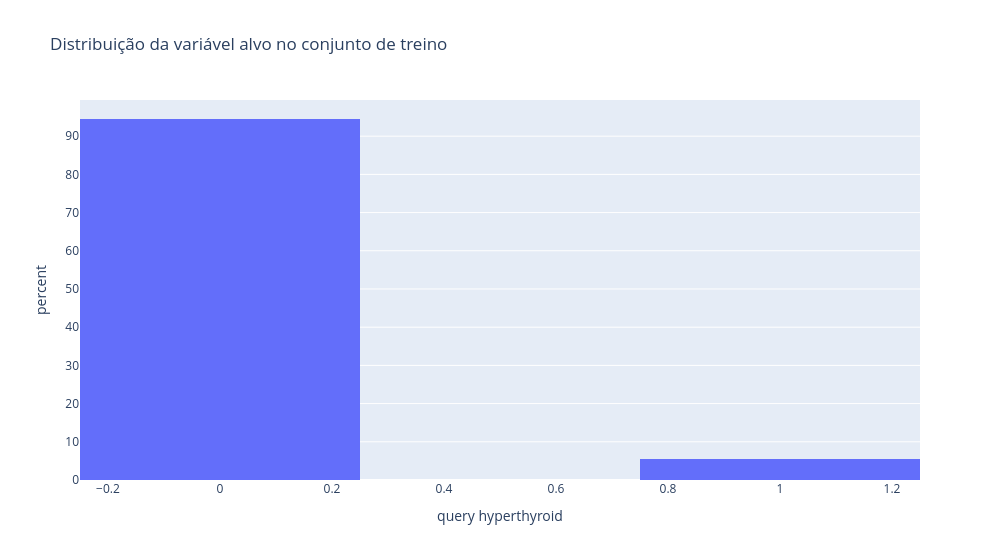

Notebook code cell kept with this figure:
### Code cell
px.histogram(y_train, x='query hyperthyroid', nbins=3, histnorm='percent', title='Distribuição da variável alvo no conjunto de treino', width=1000).show()

### Figure 1 — Plotly figure (JSON) as saved in the notebook; plotly's stock layout.template omitted (floating-point values rounded to 4 significant figures; data arrays with more than 128 entries replaced by an {"elided": "..."} marker saying what was removed)
{"data": [{"bingroup": "x", "histnorm": "percent", "hovertemplate": "query hyperthyroid=%{x}<br>percent=%{y}<extra></extra>", "legendgroup": "", "marker": {"color": "#636efa", "pattern": {"shape": ""}}, "name": "", "nbinsx": 3, "orientation": "v", "showlegend": false, "type": "histogram", "x": {"elided": "1817 int values"}, "xaxis": "x", "yaxis": "y"}], "layout": {"barmode": "relative", "legend": {"tracegroupgap": 0}, "title": {"text": "Distribuição da variável alvo no conjunto de treino"}, "width": 1000, "xaxis": {"anchor": "y", "domain": [0, 1], "title": {"text": "query hyperthyroid"}}, "yaxis": {"anchor": "x", "domain": [0, 1], "title": {"text": "percent"}}}}
